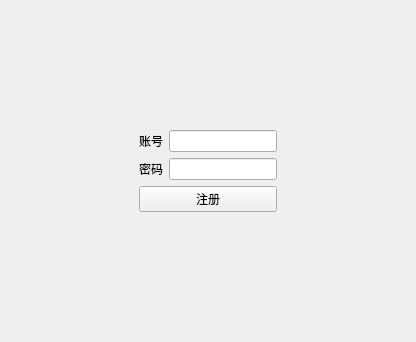
<?xml version="1.0" encoding="UTF-8"?>
<ui version="4.0">
 <class>Form</class>
 <widget class="QWidget" name="Form">
  <property name="geometry">
   <rect>
    <x>0</x>
    <y>0</y>
    <width>416</width>
    <height>342</height>
   </rect>
  </property>
  <property name="windowTitle">
   <string>Form</string>
  </property>
  <layout class="QGridLayout" name="gridLayout">
   <item row="0" column="1">
    <spacer name="verticalSpacer">
     <property name="orientation">
      <enum>Qt::Vertical</enum>
     </property>
     <property name="sizeHint" stdset="0">
      <size>
       <width>20</width>
       <height>102</height>
      </size>
     </property>
    </spacer>
   </item>
   <item row="1" column="0">
    <spacer name="horizontalSpacer">
     <property name="orientation">
      <enum>Qt::Horizontal</enum>
     </property>
     <property name="sizeHint" stdset="0">
      <size>
       <width>96</width>
       <height>20</height>
      </size>
     </property>
    </spacer>
   </item>
   <item row="1" column="1">
    <layout class="QVBoxLayout" name="verticalLayout_2">
     <item>
      <layout class="QVBoxLayout" name="verticalLayout">
       <item>
        <layout class="QHBoxLayout" name="horizontalLayout">
         <item>
          <widget class="QLabel" name="label">
           <property name="text">
            <string>账号</string>
           </property>
          </widget>
         </item>
         <item>
          <widget class="QLineEdit" name="user"/>
         </item>
        </layout>
       </item>
       <item>
        <layout class="QHBoxLayout" name="horizontalLayout_2">
         <item>
          <widget class="QLabel" name="label_2">
           <property name="text">
            <string>密码</string>
           </property>
          </widget>
         </item>
         <item>
          <widget class="QLineEdit" name="password"/>
         </item>
        </layout>
       </item>
      </layout>
     </item>
     <item>
      <widget class="QPushButton" name="pushButton">
       <property name="text">
        <string>注册</string>
       </property>
      </widget>
     </item>
    </layout>
   </item>
   <item row="1" column="2">
    <spacer name="horizontalSpacer_2">
     <property name="orientation">
      <enum>Qt::Horizontal</enum>
     </property>
     <property name="sizeHint" stdset="0">
      <size>
       <width>96</width>
       <height>20</height>
      </size>
     </property>
    </spacer>
   </item>
   <item row="2" column="1">
    <spacer name="verticalSpacer_2">
     <property name="orientation">
      <enum>Qt::Vertical</enum>
     </property>
     <property name="sizeHint" stdset="0">
      <size>
       <width>20</width>
       <height>101</height>
      </size>
     </property>
    </spacer>
   </item>
  </layout>
 </widget>
 <resources/>
 <connections/>
</ui>
